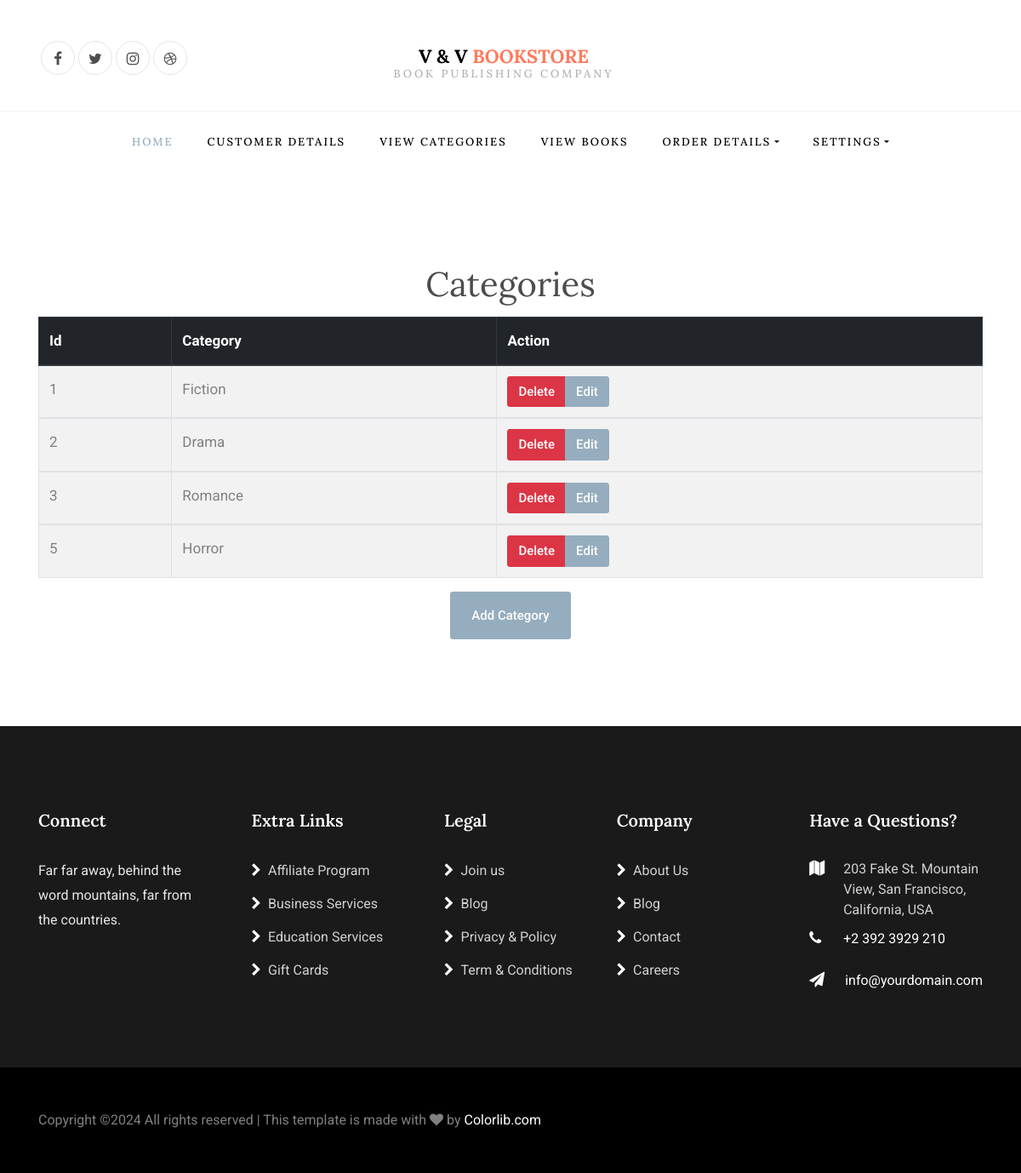
Screenshot of /admin_category_details_view with the database file from the repository.
### myapp/models.py (models this page shows)
class category_master(models.Model):
    category_name= models.CharField(max_length=150)

### myapp/views.py (the view)
# urls.py: path("admin_category_details_view", views.admin_category_details_view, name="admin_category_details_view"),
def admin_category_details_view(request):
    cl=category_master.objects.all()
    context={'category_list': cl}
    return render(request,'myapp/admin_category_details_view.html',context)

### myapp/templates/myapp/admin_category_details_view.html (shortened to what this page needs)
{% extends 'myapp/admin_base.html' %}
{% load static %}
{% block body %}
<section class="ftco-section">
<center>
    <h1>Categories</h1>
    <div class="container">
    <form role="form" name="frm" action="" method="post">
        <table class="table table-striped table-bordered tablecenterheadCSS">
            <thead class="thead-dark">
            <tr>
                <th>Id</th>
                <th>Category</th>
                <th>Action</th>
            </tr>
            </thead>
            {% for c_l in category_list %}
            <tbody >
            <tr>
                <td>{{ c_l.id }}</td>
                <td>{{ c_l.category_name}}</td>
                <td>
                    <div class="btn-group">
                    <button type="button" class="btn btn-danger" onclick="location.href='../admin_category_details_delete?id={{ c_l.id }}'">Delete</button>
                    <button type="button" class="btn btn-primary" onclick="location.href='../admin_category_details_edit?id={{ c_l.id }}'">Edit</button>
                    </div>
                </td>
            </tr>
            <tbody>
            {% endfor %}
        </table>
        <button type="button" class="btn btn-primary py-3 px-4" onclick="location.href='../admin_category_details_add'">Add Category</button>
    </form>
    </div>
</center>
</section>
{% endblock %}

### rows the page displays
category_master: id "1", category_name "Fiction"
category_master: id "2", category_name "Drama"
category_master: id "3", category_name "Romance"
category_master: id "5", category_name "Horror"
